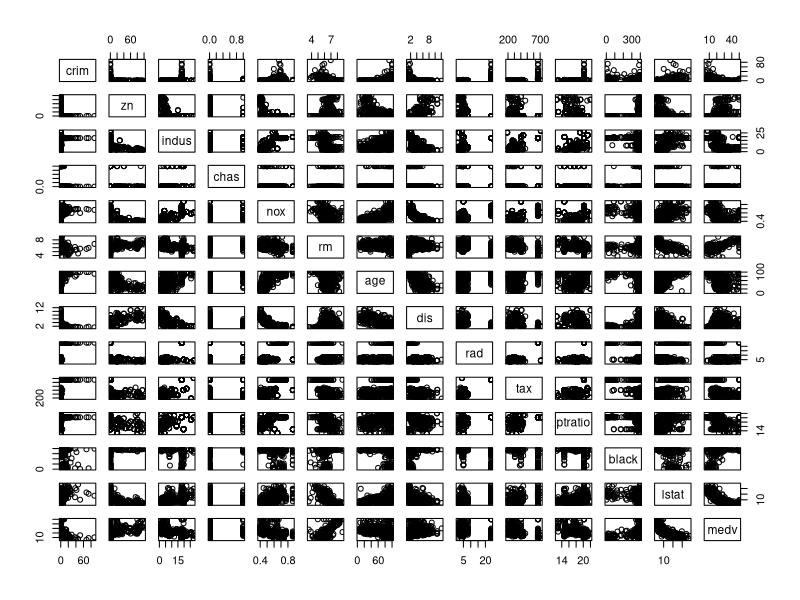
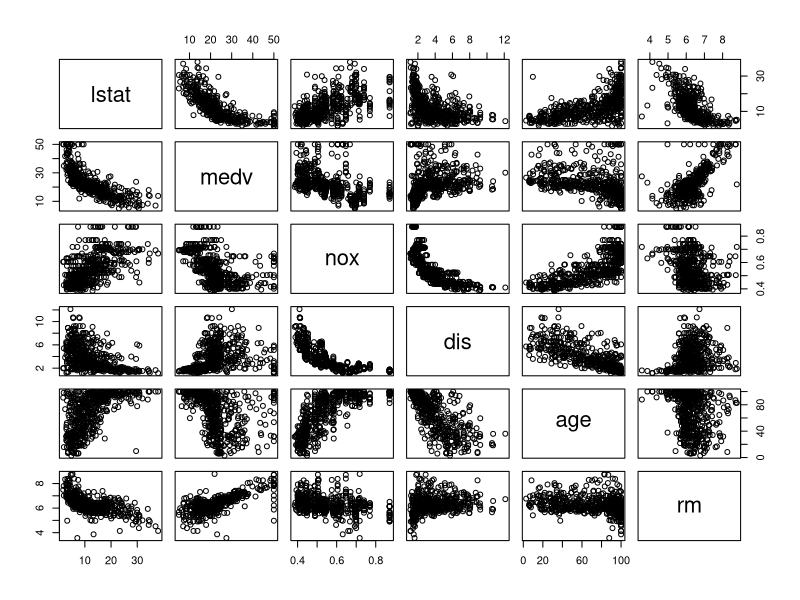
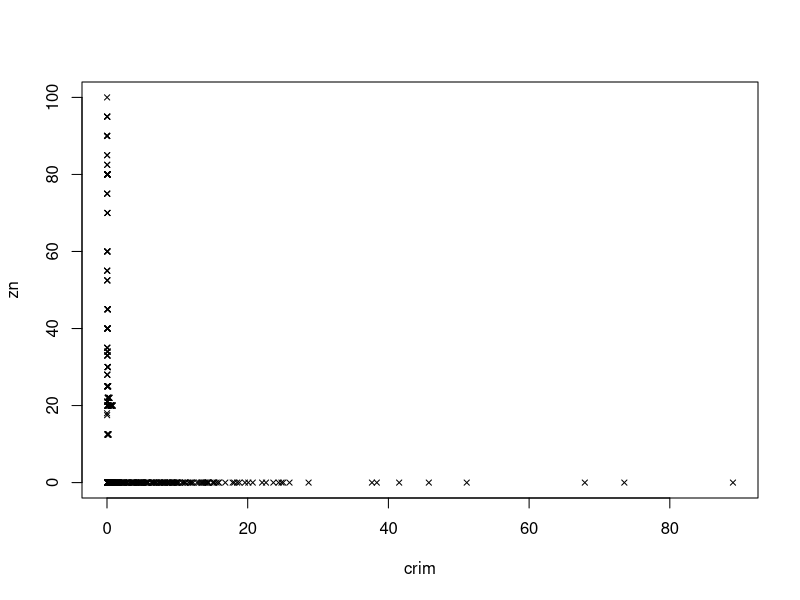
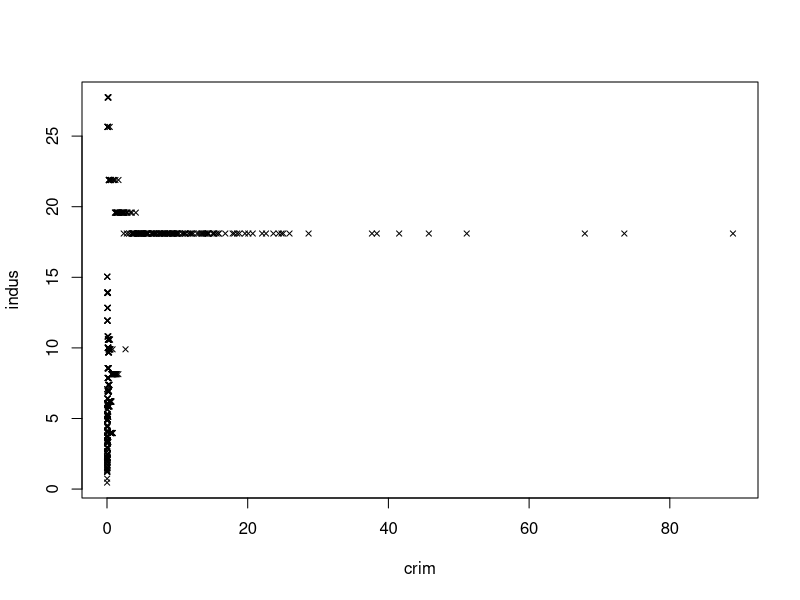
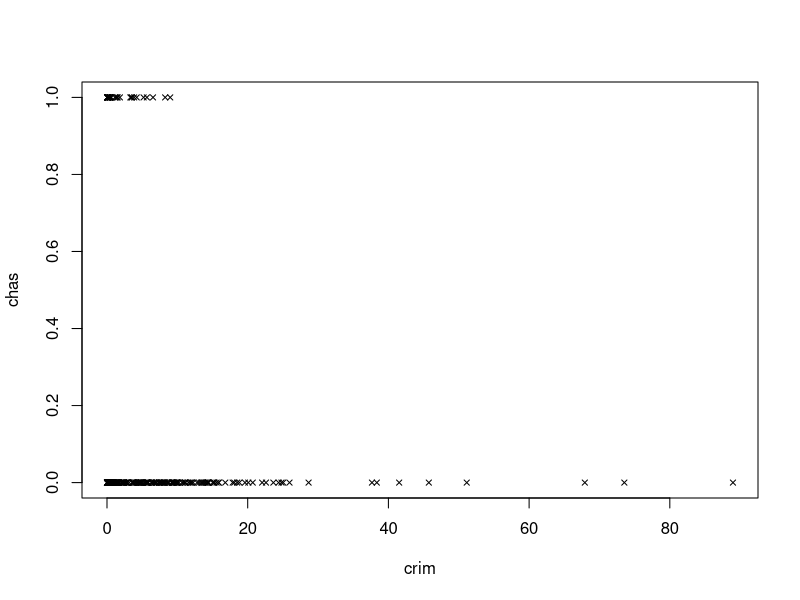
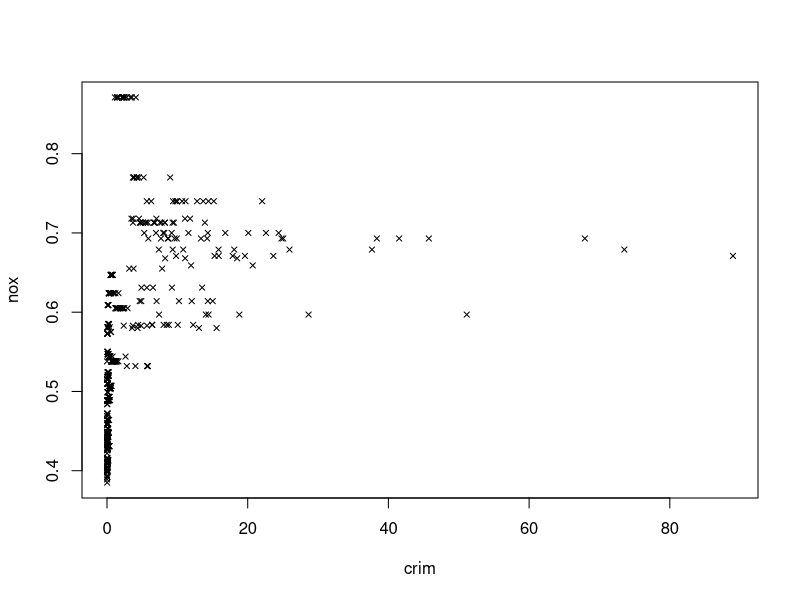
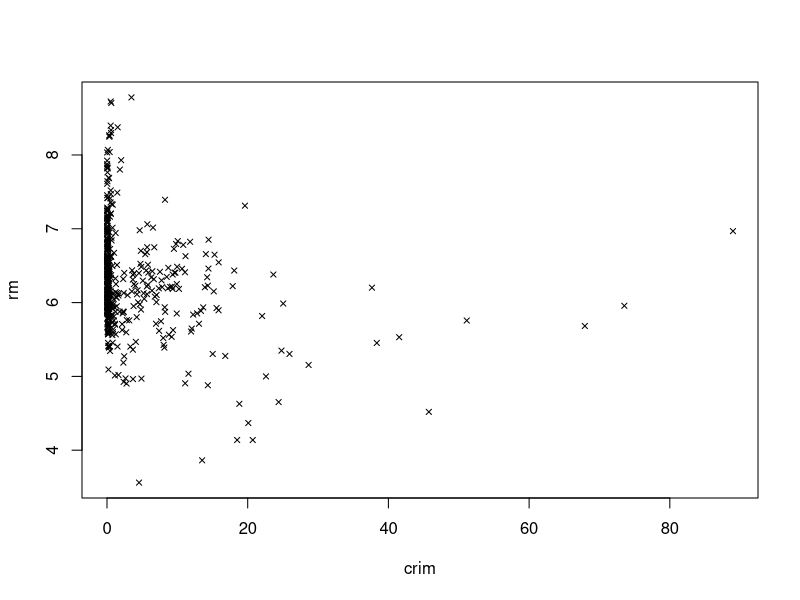
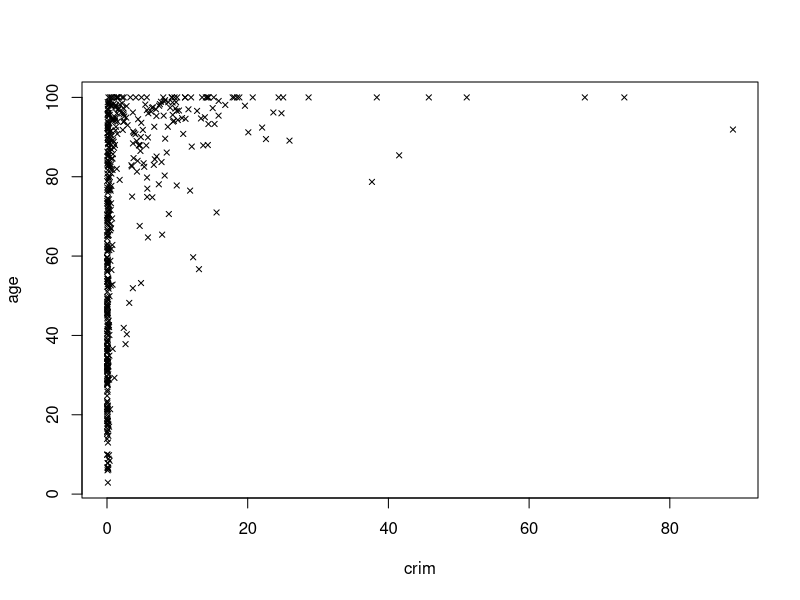

Here is the R script that generated these plots, in order:

# ---------------------------------------------------------------------------

# Question 10, Chapter 3

library (MASS)

# a
str(Boston)
?Boston

n <- dim(Boston)
cat("Number of rows = ", n[1], "\n")
cat("Number of columns", n[2], "\n")

# b
pairs(Boston)

# lstat medv - linear
# nox dis
# age dis
# rm medv
# nox dis - non linear
pairs(Boston[c("lstat","medv","nox","dis","age","rm")])

# c
par(mfrow = c(1, 1))

sapply(2:length(Boston), function(x)
{
  plot(Boston[,c(1,x)], pch = 4, cex=0.7)
}
)

# medv chas age dis

# d
sortedBy_crime_rates <- Boston[order(Boston$crim, decreasing = T),]
sortedBy_crime_rates[1:6,]

sortedBy_tax <- Boston[order(Boston$tax, decreasing = T),]
sortedBy_tax[1:6,]

sortedBy_ptratio <- Boston[order(Boston$ptratio, decreasing = T),]
sortedBy_ptratio[1:6,]

# e
table(Boston$chas)

# f
summary(Boston$ptratio)

# g
which.min(Boston$medv)
Boston[which.min(Boston$medv),]

summary(Boston)
# Crime rates - Crime rates are high and lie between the 3rd and 4th quartile
# zn - there is no land zoned for large lots which is in the lowest point in the range with the lowest value
# indus - indus value lies at the end of the 3rd quartile of the range
# chas - It does not lie along the Charles river like most other suburbs
# nox - it lies between the 3rd and 4th quartile of teh range
# rm - it lies in the first quartile in the range
# age - it is at the highest point of the range with the max value
# dis - it lies in the first quartile of the range
# rad - it is at the highest point of the range with the max value
# tax - (full-value property-tax rate per /$10,000.) is on the higher side, and lies at the third quaritle (666)
# ptratio - (pupil-teacher ratio) is amongst the highest and lies at the third quartile of the dataset (20.20)
# black - (1000(Bk - 0.63)^2 where Bk is the proportion of blacks by town.) is the maximum value in the dataset (396.9)
# lstat - (lower status of the population in percent) is very high. Lies between 3rd quartile (16.95) and max (37.97)

# h
dim(Boston[which(Boston$rm > 7), ])[1]
dim(Boston[which(Boston$rm > 8), ])[1]

# The median of medv of these suburbs is much higher than the whole dataset
# Majority of these houses are are in areas of high crime rates
# These suburbs have lower percentage of people belonging to the lower status of the population
# There is a lower proportion of African Americans in these suburbs

# -----------------------------------------------------------------------------

# Question 15, Chapter 4

library (MASS)

# for (i in 2:length(names(Boston))) {
#   paste("model_",i, sep = "") <- lm(Boston$crim ~ as.data.frame(Boston[i]))
#   # plot(names(Boston)[i], crim, pch=19, cex=0.5,xlab=names(Boston)[i],ylab = "crim")
#   # abline(model$coef[1],model$coef[2],col=2,lwd=2)
# }

# a
lapply( Boston[,-1], function(x) {
    summary(lm(Boston$crim ~ x))
  }
)

lapply( Boston[,-1], function(x) {
    model <- lm(Boston$crim ~ x)
    plot(x, Boston$crim, pch = 4, cex=0.7)
    abline(model$coef[1],model$coef[2],col=2,lwd=2)
  }
)

# b
multilinear_model <- lm(crim ~ ., data=Boston)
summary(multilinear_model)
# t-value < 1: indus (0.766), chas (0.635), rm (0.702), age (0.08), tax (0.733)

# c 
coefficients = NULL
lapply( Boston[,-1], function(x) 
  {
    model <- lm(Boston$crim ~ x)
    coefficients <<- c(coefficients,model$coefficients[2])
    plot(x, Boston$crim)
    abline(model$coef[1],model$coef[2],col=2,lwd=2)
  }
      )
# coefficients
multi_coefficients <- multilinear_model$coefficients[2:14]

names <- NULL
lapply(seq_along(Boston[,-1]), function(x) {
  names <<- names(Boston)
  }
)
# names

names(coefficients) <- names[2:14]
plot(coefficients, multi_coefficients, pch = 4, cex=0.7, col=2)


# d
lapply( Boston[,-1], function(x) 
  {
    x2 = x^2
    x3 = x^3
    summary(lm(Boston$crim ~ x + x2 + x3))
  }
      )


